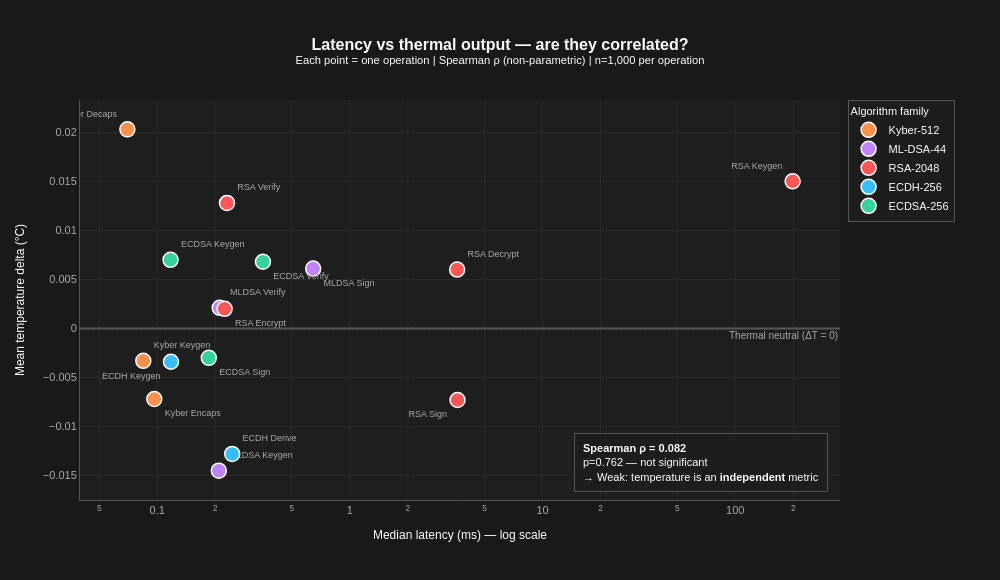

Write notebook code for a chart like this one.
### Code cell
def plot_latency_temp_correlation(df_collection: dict) -> go.Figure:

    rows = []
    for name, df in df_collection.items():
        # Short label: "rsa2048_sign" → "RSA Sign"
        parts = name.split('_')
        family_raw = parts[0]
        op_raw     = '_'.join(parts[1:])
        family_map = {
            'kyber512': ('kyber', 'Kyber'),
            'mldsa44' : ('mldsa', 'MLDSA'),
            'rsa2048' : ('rsa',   'RSA'),
            'ecdh256' : ('ecdh',  'ECDH'),
            'ecdsa256': ('ecdsa', 'ECDSA'),
        }
        alg_key, alg_short = family_map.get(family_raw, (family_raw, family_raw))
        rows.append({
            'operation'  : name,
            'label'      : f'{alg_short} {op_raw.capitalize()}',
            'latency_med': float(df['time_ms'].median()),
            'temp_mean'  : float(df['temp_delta_c'].mean()),
            'alg_key'    : alg_key,
        })

    df_corr = pd.DataFrame(rows)
    r_stat, p_val = spearmanr(df_corr['latency_med'], df_corr['temp_mean'])

    # Label positions — offset colliding points manually
    label_positions = {
        'kyber512_keygen' : 'top right',
        'kyber512_encaps' : 'bottom right',
        'kyber512_decaps' : 'top left',
        'mldsa44_keygen'  : 'top right',
        'mldsa44_sign'    : 'bottom right',
        'mldsa44_verify'  : 'top right',
        'rsa2048_keygen'  : 'top left',
        'rsa2048_encrypt' : 'bottom right',
        'rsa2048_decrypt' : 'top right',
        'rsa2048_sign'    : 'bottom left',
        'rsa2048_verify'  : 'top right',
        'ecdh256_keygen'  : 'bottom left',
        'ecdh256_derive'  : 'top right',
        'ecdsa256_keygen' : 'top right',
        'ecdsa256_sign'   : 'bottom right',
        'ecdsa256_verify' : 'bottom right',
    }

    families = {
        'kyber': 'Kyber-512',
        'mldsa': 'ML-DSA-44',
        'rsa'  : 'RSA-2048',
        'ecdh' : 'ECDH-256',
        'ecdsa': 'ECDSA-256',
    }

    fig = go.Figure()

    for key, label in families.items():
        sub = df_corr[df_corr['alg_key'] == key]
        if sub.empty:
            continue

        positions = [label_positions.get(row['operation'], 'top center')
                     for _, row in sub.iterrows()]

        fig.add_trace(go.Scatter(
            x    = sub['latency_med'],
            y    = sub['temp_mean'],
            mode = 'markers+text',
            name = label,
            marker = dict(
                color = COLORS[key],
                size  = 15,
                line  = dict(color='white', width=1.5),
            ),
            text         = sub['label'],
            textposition = positions,
            textfont     = dict(size=9, color=T['subtext']),
            hovertemplate=(
                '<b>%{text}</b><br>'
                'Median latency: %{x:.4f} ms<br>'
                'Mean ΔT: %{y:.4f}°C<extra></extra>'
            ),
        ))

    # Zero thermal line
    fig.add_hline(
        y=0,
        line=dict(color=T['axis'], width=1.5, dash='dot'),
        annotation_text='Thermal neutral (ΔT = 0)',
        annotation_font_color=T['subtext'],
        annotation_font_size=10,
        annotation_position='bottom right',
    )

    # Spearman result annotation
    sig_text = 'p<0.05 — significant' if p_val < 0.05 else f'p={p_val:.3f} — not significant'
    interp = ('Weak: temperature is an <b>independent</b> metric' if abs(r_stat) < 0.3
              else 'Moderate: partial overlap between metrics' if abs(r_stat) < 0.6
              else 'Strong: temperature closely tracks latency')

    fig.add_annotation(
        xref='paper', yref='paper',
        x=0.65, y=0.02,
        text=(
            f'<b>Spearman ρ = {r_stat:.3f}</b><br>'
            f'{sig_text}<br>'
            f'→ {interp}'
        ),
        showarrow=False,
        align='left',
        xanchor='left',
        yanchor='bottom',
        font=dict(size=11, color=T['text']),
        bgcolor=T['annotation_bg'],
        bordercolor=T['annotation_border'],
        borderwidth=1,
        borderpad=8,
    )

    fig.update_layout(
        title=dict(
            text=(
                '<b>Latency vs thermal output — are they correlated?</b><br>'
                '<sup>Each point = one operation | Spearman ρ (non-parametric) | '
                'n=1,000 per operation</sup>'
            ),
            x=0.5,
        ),
        xaxis=dict(
            title='Median latency (ms) — log scale',
            type='log',
            showgrid=True,
        ),
        yaxis=dict(
            title='Mean temperature delta (°C)',
            showgrid=True,
        ),
        legend=dict(
            title=dict(text='Algorithm family', font=dict(size=11)),
            orientation='v',
            x=1.01, y=1.0,
            xanchor='left',
        ),
        height=580,
        width=1000,
        margin=dict(t=100, b=80, l=80, r=160),
    )

    apply_theme(fig)
    return fig, r_stat, p_val


fig_corr, r_stat, p_val = plot_latency_temp_correlation(df_collection)
fig_corr.show()
save_fig(fig_corr, 'eda_latency_temp_correlation')

print(f"\nSpearman ρ = {r_stat:.4f}  |  p = {p_val:.4f}")
if abs(r_stat) < 0.3:
    print("→ Weak correlation: temperature is an INDEPENDENT metric.")
    print("  Kyber's thermal profile is structurally different from RSA,")
    print("  not merely a consequence of being faster.")
elif abs(r_stat) < 0.6:
    print("→ Moderate correlation: partial overlap between metrics.")
else:
    print("→ Strong correlation: temperature closely tracks latency.")

### Figure 1 — Plotly figure (JSON) as saved in the notebook; plotly's stock layout.template omitted (floating-point values rounded to 4 significant figures)
{"data": [{"hovertemplate": "<b>%{text}</b><br>Median latency: %{x:.4f} ms<br>Mean ΔT: %{y:.4f}°C<extra></extra>", "marker": {"color": "#ff914d", "line": {"color": "white", "width": 1.5}, "size": 15}, "mode": "markers+text", "name": "Kyber-512", "text": ["Kyber Decaps", "Kyber Encaps", "Kyber Keygen"], "textfont": {"color": "#aaaaaa", "size": 9}, "textposition": ["top left", "bottom right", "top right"], "type": "scatter", "x": [0.07, 0.09656, 0.08469], "y": [0.0203, -0.0072, -0.0033]}, {"hovertemplate": "<b>%{text}</b><br>Median latency: %{x:.4f} ms<br>Mean ΔT: %{y:.4f}°C<extra></extra>", "marker": {"color": "#c084fc", "line": {"color": "white", "width": 1.5}, "size": 15}, "mode": "markers+text", "name": "ML-DSA-44", "text": ["MLDSA Keygen", "MLDSA Sign", "MLDSA Verify"], "textfont": {"color": "#aaaaaa", "size": 9}, "textposition": ["top right", "bottom right", "top right"], "type": "scatter", "x": [0.2088, 0.645, 0.211], "y": [-0.0145, 0.0061, 0.0021]}, {"hovertemplate": "<b>%{text}</b><br>Median latency: %{x:.4f} ms<br>Mean ΔT: %{y:.4f}°C<extra></extra>", "marker": {"color": "#ff5757", "line": {"color": "white", "width": 1.5}, "size": 15}, "mode": "markers+text", "name": "RSA-2048", "text": ["RSA Decrypt", "RSA Encrypt", "RSA Keygen", "RSA Sign", "RSA Verify"], "textfont": {"color": "#aaaaaa", "size": 9}, "textposition": ["top right", "bottom right", "top left", "bottom left", "top right"], "type": "scatter", "x": [3.604, 0.2237, 198.6, 3.619, 0.2302], "y": [0.006, 0.002, 0.015, -0.0073, 0.0128]}, {"hovertemplate": "<b>%{text}</b><br>Median latency: %{x:.4f} ms<br>Mean ΔT: %{y:.4f}°C<extra></extra>", "marker": {"color": "#38bdf8", "line": {"color": "white", "width": 1.5}, "size": 15}, "mode": "markers+text", "name": "ECDH-256", "text": ["ECDH Derive", "ECDH Keygen"], "textfont": {"color": "#aaaaaa", "size": 9}, "textposition": ["top right", "bottom left"], "type": "scatter", "x": [0.2451, 0.1179], "y": [-0.0128, -0.0034]}, {"hovertemplate": "<b>%{text}</b><br>Median latency: %{x:.4f} ms<br>Mean ΔT: %{y:.4f}°C<extra></extra>", "marker": {"color": "#34d399", "line": {"color": "white", "width": 1.5}, "size": 15}, "mode": "markers+text", "name": "ECDSA-256", "text": ["ECDSA Keygen", "ECDSA Sign", "ECDSA Verify"], "textfont": {"color": "#aaaaaa", "size": 9}, "textposition": ["top right", "bottom right", "bottom right"], "type": "scatter", "x": [0.1173, 0.1852, 0.3539], "y": [0.007, -0.003, 0.0068]}], "layout": {"annotations": [{"font": {"color": "#aaaaaa", "size": 10}, "showarrow": false, "text": "Thermal neutral (ΔT = 0)", "x": 1, "xanchor": "right", "xref": "x domain", "y": 0, "yanchor": "top", "yref": "y"}, {"align": "left", "bgcolor": "rgba(30,30,30,0.92)", "bordercolor": "#555555", "borderpad": 8, "borderwidth": 1, "font": {"color": "#ffffff", "size": 11}, "showarrow": false, "text": "<b>Spearman ρ = 0.082</b><br>p=0.762 — not significant<br>→ Weak: temperature is an <b>independent</b> metric", "x": 0.65, "xanchor": "left", "xref": "paper", "y": 0.02, "yanchor": "bottom", "yref": "paper"}], "font": {"color": "#ffffff", "family": "Arial", "size": 12}, "height": 580, "hoverlabel": {"bgcolor": "rgba(30,30,30,0.92)", "bordercolor": "#555555", "font": {"color": "#ffffff", "size": 11}}, "legend": {"bgcolor": "rgba(30,30,30,0.92)", "bordercolor": "#555555", "borderwidth": 1, "font": {"color": "#ffffff", "size": 11}, "orientation": "v", "title": {"font": {"size": 11}, "text": "Algorithm family"}, "x": 1.01, "xanchor": "left", "y": 1}, "margin": {"b": 80, "l": 80, "r": 160, "t": 100}, "paper_bgcolor": "#191919", "plot_bgcolor": "#1e1e1e", "shapes": [{"line": {"color": "#555555", "dash": "dot", "width": 1.5}, "type": "line", "x0": 0, "x1": 1, "xref": "x domain", "y0": 0, "y1": 0, "yref": "y"}], "title": {"font": {"color": "#ffffff", "family": "Arial", "size": 16}, "text": "<b>Latency vs thermal output — are they correlated?</b><br><sup>Each point = one operation | Spearman ρ (non-parametric) | n=1,000 per operation</sup>", "x": 0.5}, "width": 1000, "xaxis": {"gridcolor": "#2a2a2a", "linecolor": "#555555", "showgrid": true, "tickfont": {"color": "#aaaaaa", "size": 11}, "title": {"font": {"color": "#ffffff", "size": 12}, "text": "Median latency (ms) — log scale"}, "type": "log", "zerolinecolor": "#555555"}, "yaxis": {"gridcolor": "#2a2a2a", "linecolor": "#555555", "showgrid": true, "tickfont": {"color": "#aaaaaa", "size": 11}, "title": {"font": {"color": "#ffffff", "size": 12}, "text": "Mean temperature delta (°C)"}, "zerolinecolor": "#555555"}}}
